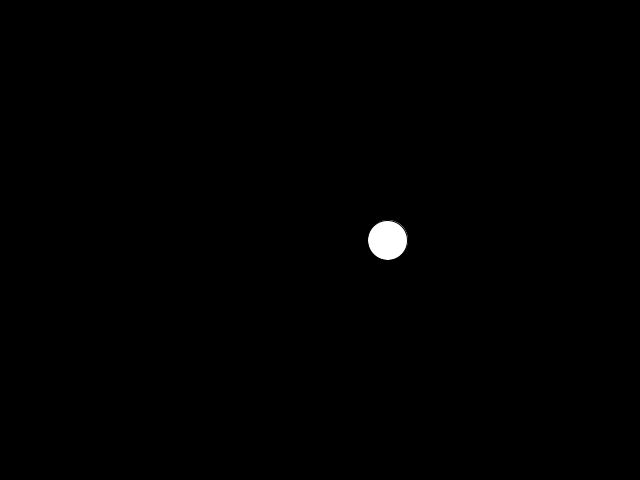
Frame 1 (no input)
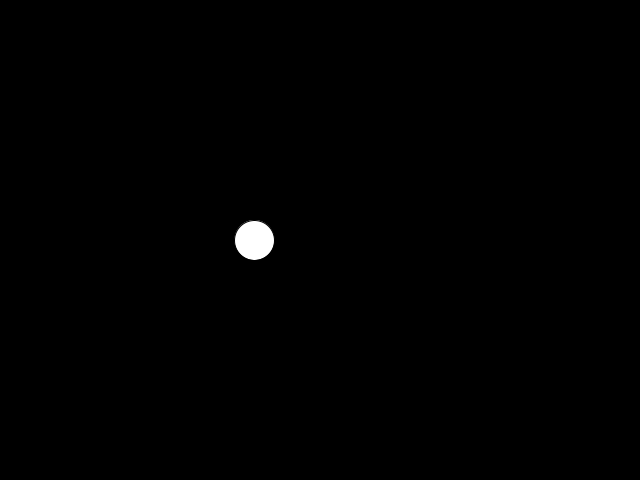
Frame 60 (the mouse pressed at the canvas centre just before this capture)
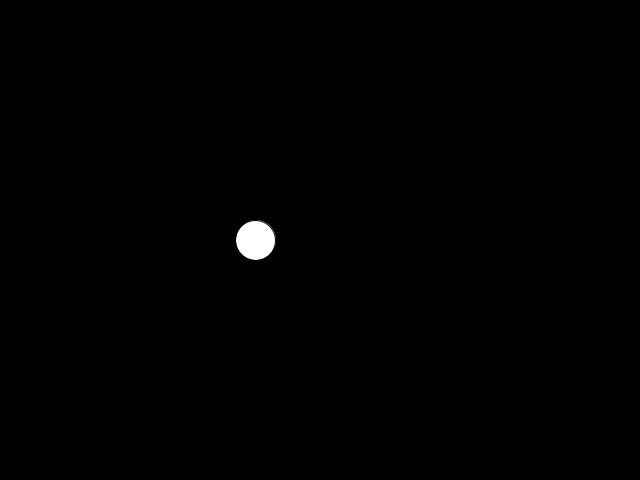
Frame 120 (the mouse held since frame 60 and released just before this capture)

The Processing sketch that drew these frames (run headless with seeded random() and noise(); from frame 60 on, the mouse is pressed at the canvas centre):

// Processing sketch: Perlin_Noise
// ── Perlin_Noise.pde
float t = 0;

void setup(){
  size (640,480);
  //frameRate(10);
  
}

void draw(){
  background (0); 
  
  //float x = random(0,width); 
  
  
  float x = noise( t  );
  x=map(x,0,1,0,width);
  t=t+0.01;
  
  
  ellipse(x,height/2,40,40);
  
}
  
